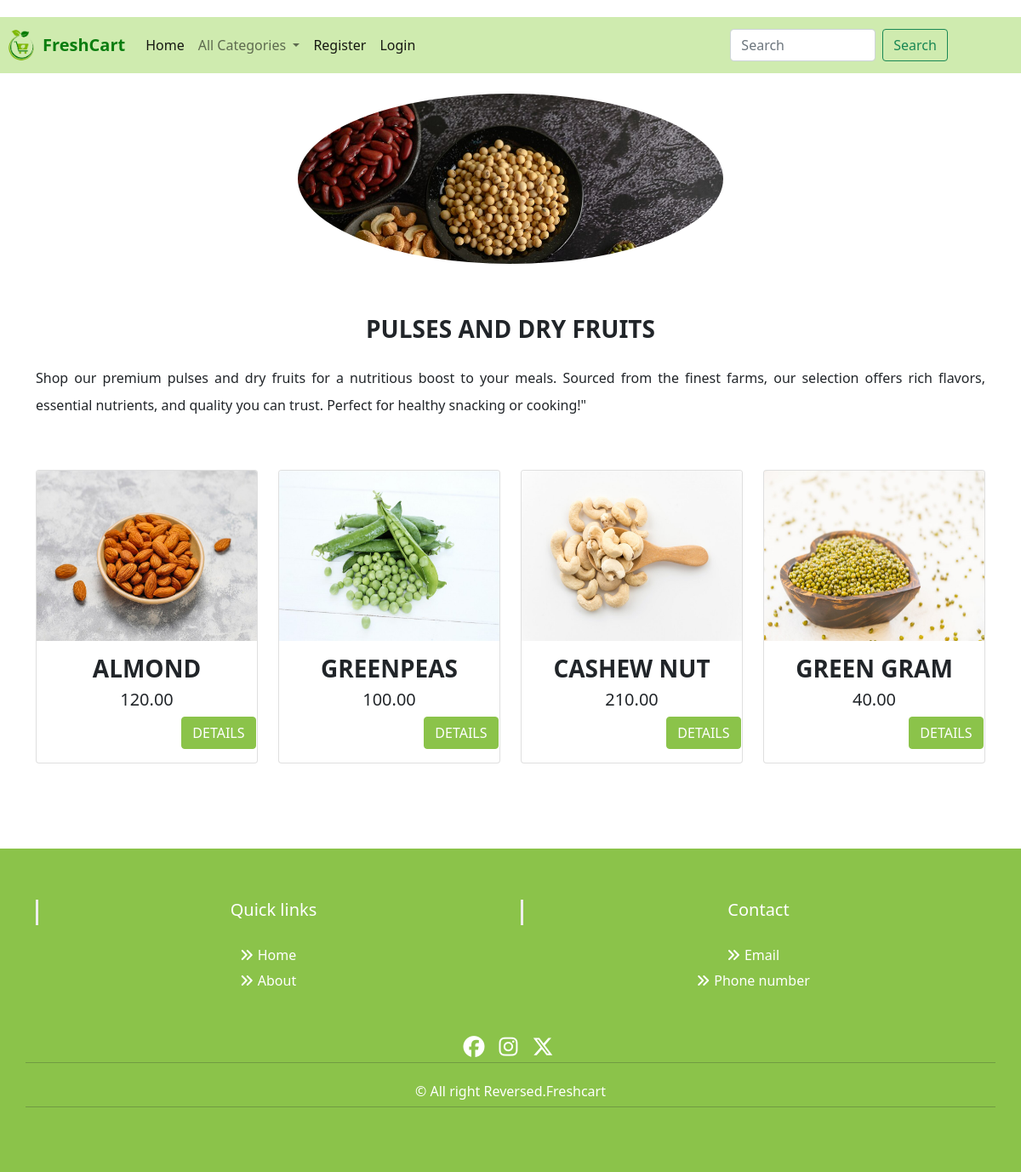
Page /allproducts/PULSES AND DRY FRUITS on the committed database.
### shop/models.py (models this page shows, shortened)
class Category(models.Model):
    name=models.CharField(max_length=200)
    desc=models.TextField()
    image=models.ImageField(upload_to='shop/categories', blank=True, null=True)

class Product(models.Model):
    name = models.CharField(max_length=200)
    desc = models.TextField()
    image = models.ImageField(upload_to='shop/products', blank=True, null=True)
    price= models.DecimalField(max_digits=10,decimal_places=2)
    category=models.ForeignKey(Category,on_delete=models.CASCADE)
    stock=models.IntegerField()
    available=models.BooleanField(default=True)
    created=models.DateTimeField(auto_now_add=True)
    updated=models.DateTimeField(auto_now=True)

### shop/views.py (the view)
# urls.py: path('allproducts/<p>',views.allproducts,name="allproducts"),
def allproducts(request,p):
    c=Category.objects.get(name=p)
    p=Product.objects.filter(category=c)
    return render(request,'product.html',{'c':c,'p':p})

### shop/context_processors.py (called while the page is built)
def menu_links(request):
    c=Category.objects.all()
    return{'links':c}

### templates/product.html
{% extends 'base.html' %}
{% load static %}
{% block content %}
<div class="container-fluid mt-4" style="margin-bottom:60px;">
    <div class="d-flex justify-content-center">
    <img src="{{c.image.url}}"  class="circular-image" width="10cd0%" height="450px">
    </div>
</div>
<div class="container mt-1" style="margin-bottom:60px;">
    <h3 class="text-center fw-bold pb-3"> {{c.name}}</h3>
    <p style="line-height:2;text-align:justify;"> {{c.desc}} </p>
</div>
<div class="container" style="margin-bottom:100px;">
    <div class="row">
        {% for i in p %}
        <div class="col-12 col-md-6 col-lg-3">
            <div class="card" >
  <img src="{{i.image.url}}" class="card-img-top" alt="..." height="200px" width="100%;">
  <div class="card-body" >
    <h3 class="card-title text-center">{{i.name}}</h3>
      <h5 class="text-center">{{i.price}}</h5>
    <a href="{% url 'shop:detail' i.name %}" class="btn btn-primary" style="position:relative;left:38%; bottom:30%;">DETAILS</a>
  </div>
</div>
        </div>{% endfor %}
    </div>
</div>
{% endblock %}

### static/css/style.css (style rules this page uses)
.container-fluid { margin: 0; padding: 0; }
body, html { width: 100%; margin: 0; padding: 0; }
.card-title { text-align:center; font-weight:700; }
.card-title { text-align:center; }
.circular-image { width: 500px; height: 200px; border-radius: 50%; object-fit: cover; justify-content: center; align-items: center; }
a.btn.btn-primary { background-color:#8BC34A; border-color: #8BC34A; margin-left:30%; }

### rows in the picture
Category: image (picture), name "PULSES AND DRY FRUITS", desc "Shop our premium pulses and dry fruits for a nutritious boost to your meals. Sourced from the finest farms, our selection offers rich flavors, essential nutrients, and quality you can trust. Perfect for healthy snacking or cooking!\""
Product: image (picture), name "ALMOND", price "120.00"
Product: image (picture), name "GREENPEAS", price "100.00"
Product: image (picture), name "CASHEW NUT", price "210.00"
Product: image (picture), name "GREEN GRAM", price "40.00"
